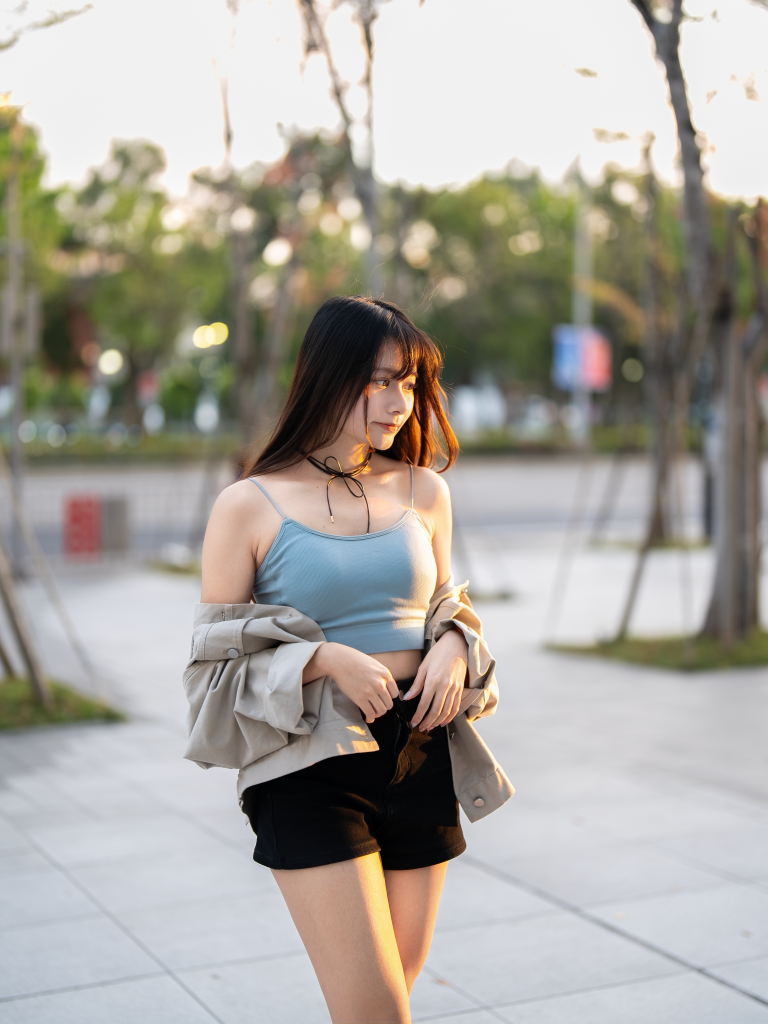
#> input picture images/works/essentials/EDEN_芊兔_大巨蛋 (33).jpg, 3072 x 4096 px (shown at 1/4 size)
$ python -i analyze-essentials-tone.py   (imports and definitions only)
#> lines starting #> are read from the running program, lines starting #| are printed output that depends on the picture
import colorsys
import json
import math
import sys
import warnings
from pathlib import Path

from PIL import Image, ImageStat

# [1 line not run here, left out]


def image_tone(path):
    with Image.open(path) as image:
#> image is the input picture: PIL image 3072x4096 RGB; mean R, G, B 169.4, 165.6, 158.1
        image = image.convert("RGB")
        image.thumbnail((96, 96))
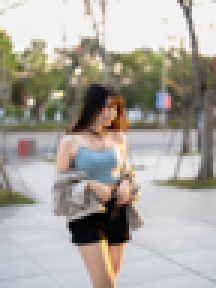
#> image: PIL image 72x96 RGB (shown 3 times larger); mean R, G, B 169.4, 165.6, 158.1
        pixels = list(image.getdata())
#> pixels = 6912 items, first 6: (242, 242, 242), (234, 233, 232), (232, 230, 227), (243, 243, 243), (243, 242, 241), (242, 240, 240)

    weighted_hue_x = 0.0
    weighted_hue_y = 0.0
    total_weight = 0.0
    sat_total = 0.0
    light_total = 0.0

    for red, green, blue in pixels:
        hue, sat, light = colorsys.rgb_to_hls(red / 255, green / 255, blue / 255)
        weight = max(0.05, sat) * max(0.2, light)
        weighted_hue_x += weight * math.cos(hue * math.tau)
        weighted_hue_y += weight * math.sin(hue * math.tau)
        total_weight += weight
        sat_total += sat
        light_total += light
#> this loop made 6912 passes
#> (red, green, blue, hue, sat, light, weight, weighted_hue_x) on passes 1 to 3: (242, 242, 242, 0, 0.949, 0, 0.19, 0.19), (234, 233, 232, 0.0833, 0.914, 0.0455, 0.183, 0.348), (232, 230, 227, 0.1, 0.9, 0.098, 0.18, 0.494)
#> after the loop, light_total = 1006; sat_total = 4445; total_weight = 1024.7; weighted_hue_x = 221.8; weighted_hue_y = -25.16

    count = max(1, len(pixels))
#> count = 6912
    hue = (math.atan2(weighted_hue_y, weighted_hue_x) / math.tau) % 1
#> hue = 0.982

    stat = ImageStat.Stat(Image.open(path).convert("RGB").resize((1, 1)))
    avg_red, avg_green, avg_blue = [round(value) for value in stat.mean]
#> avg_red = 165; avg_green = 160; avg_blue = 152

    return {
#> (the run stopped early here; a loop or call above may not have finished)

$ run again, on images/works/essentials/essentials (15).jpg
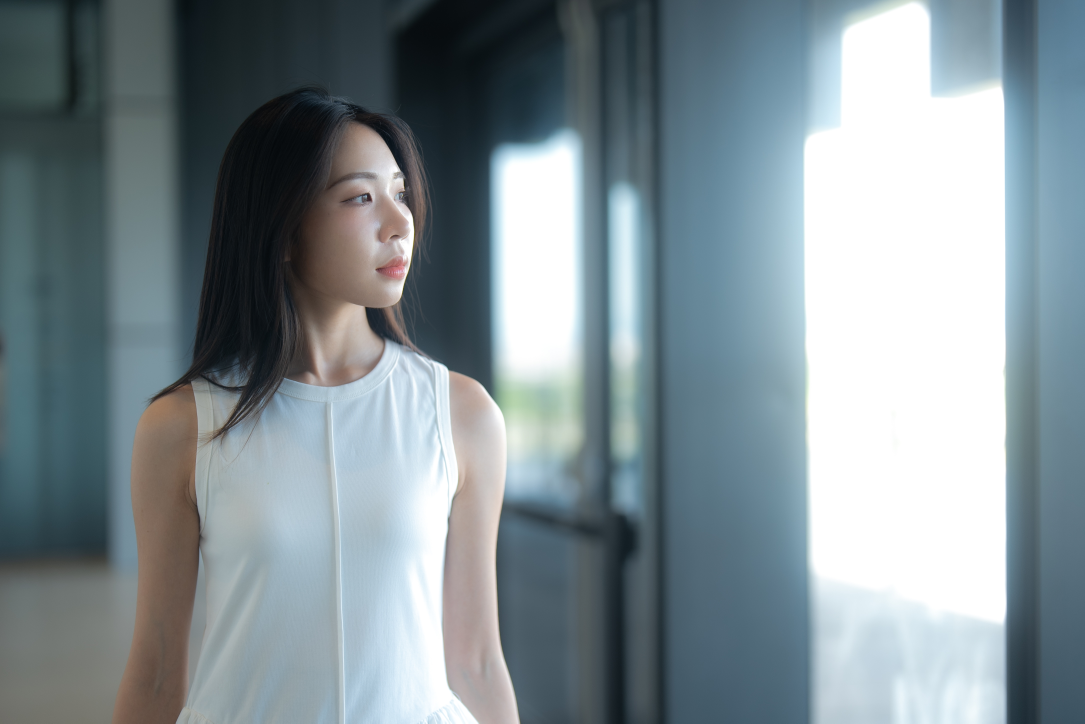
#> input picture images/works/essentials/essentials (15).jpg, 4339 x 2893 px (shown at 1/4 size)
#> in image_tone, image is the input picture: PIL image 4339x2893 RGB; mean R, G, B 128.8, 142.3, 148.1
#> in image_tone, `image.thumbnail((96, 96))`:
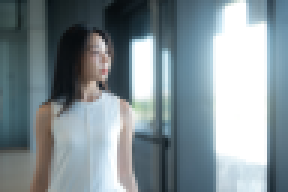
#> image: PIL image 96x64 RGB (shown 3 times larger); mean R, G, B 128.7, 142.3, 148.1
#> pixels = 6144 items, first 6: (39, 58, 61), (40, 59, 61), (41, 59, 62), (43, 60, 63), (41, 59, 62), (30, 44, 46)
#> the loop in image_tone, `for red, green, blue in pixels:` made 6144 passes
#> (red, green, blue, hue, sat, light, weight, weighted_hue_x) on passes 1 to 3: (39, 58, 61, 0.523, 0.196, 0.22, 0.0431, -0.0427), (40, 59, 61, 0.516, 0.198, 0.208, 0.0412, -0.0837), (41, 59, 62, 0.524, 0.202, 0.204, 0.0412, -0.124)
#> after the loop in image_tone, `for red, green, blue in pixels:`: light_total = 1106.2; sat_total = 3336.9; total_weight = 849.6; weighted_hue_x = -364.8; weighted_hue_y = -152.4
#> count = 6144
#> in image_tone, `hue = (math.atan2(weighted_hue_y, weighted_hue_x) / math.tau) % 1`: hue = 0.563
#> avg_red = 131; avg_green = 145; avg_blue = 151

$ run again, on images/works/essentials/essentials (16).jpg
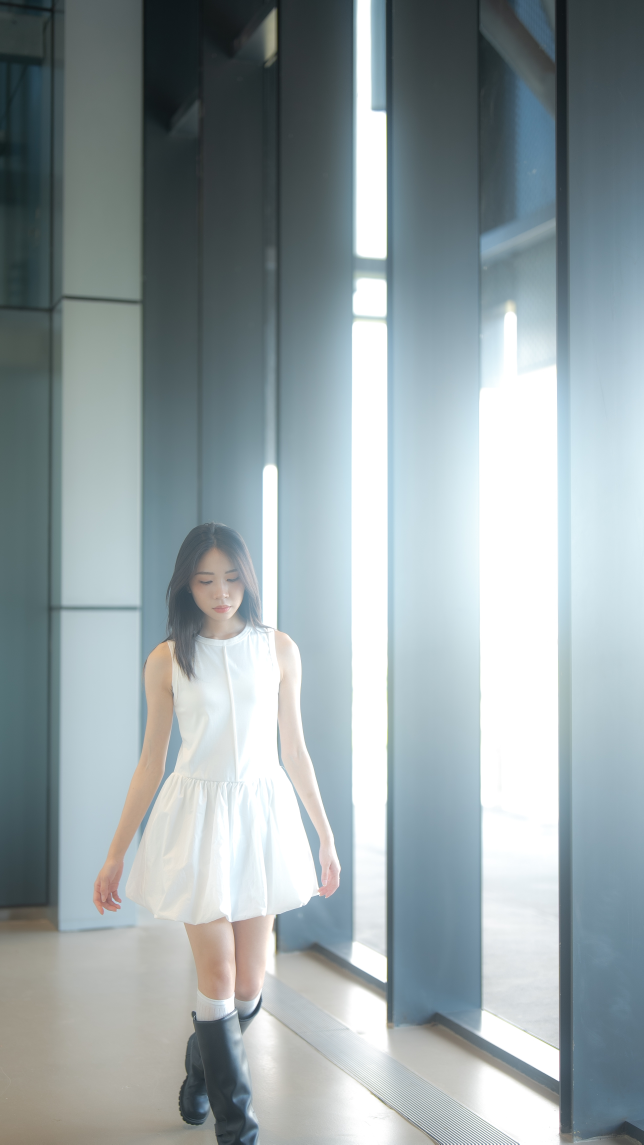
#> input picture images/works/essentials/essentials (16).jpg, 2575 x 4577 px (shown at 1/4 size)
#> in image_tone, image is the input picture: PIL image 2575x4577 RGB; mean R, G, B 148.4, 160.5, 163.7
#> in image_tone, `image.thumbnail((96, 96))`:
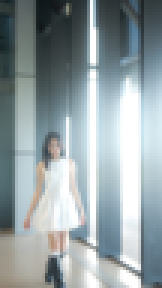
#> image: PIL image 54x96 RGB (shown 3 times larger); mean R, G, B 148.3, 160.4, 163.6
#> pixels = 5184 items, first 6: (34, 44, 46), (29, 40, 42), (20, 33, 37), (27, 41, 46), (37, 48, 50), (70, 79, 80)
#> the loop in image_tone, `for red, green, blue in pixels:` made 5184 passes
#> (red, green, blue, hue, sat, light, weight, weighted_hue_x) on passes 1 to 3: (34, 44, 46, 0.528, 0.157, 0.15, 0.0314, -0.0309), (29, 40, 42, 0.526, 0.139, 0.183, 0.0278, -0.0584), (20, 33, 37, 0.539, 0.112, 0.298, 0.0333, -0.0907)
#> after the loop in image_tone, `for red, green, blue in pixels:`: light_total = 868.9; sat_total = 3174.2; total_weight = 817.5; weighted_hue_x = -493.4; weighted_hue_y = -77.81
#> count = 5184
#> in image_tone, `hue = (math.atan2(weighted_hue_y, weighted_hue_x) / math.tau) % 1`: hue = 0.525
#> avg_red = 155; avg_green = 167; avg_blue = 171
